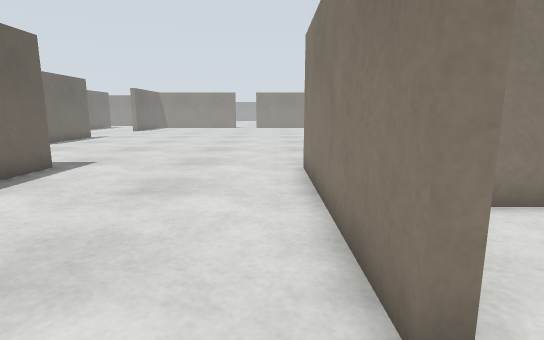
view 1 (above)

19 first-person views from a walk through a Gazebo world. The camera is 0.86 m above the floor, tilts 10° down and sees 80° across. The floor is counted in squares, 0.5 m on a side. Each view is taken from the middle of a square. On the plan, view 1 faces up. The plan holds only what a view shows up to about 16 squares ahead; the rest is blank. The place goes on beyond the plan.

view 2
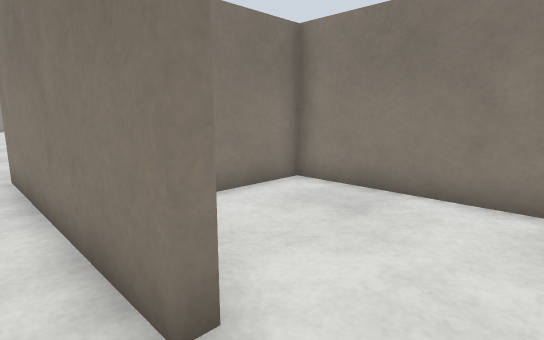

view 3
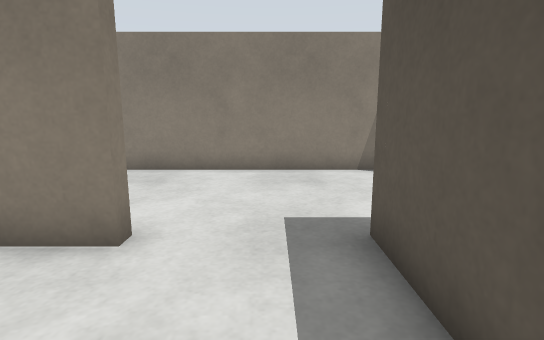

view 4
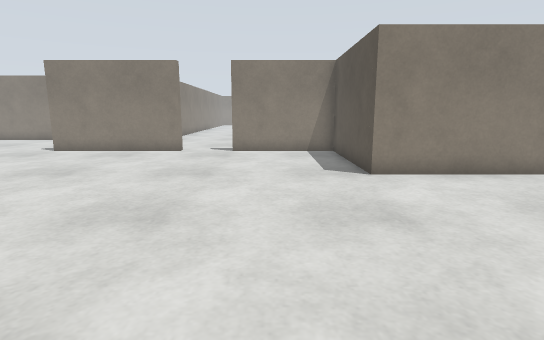

view 5
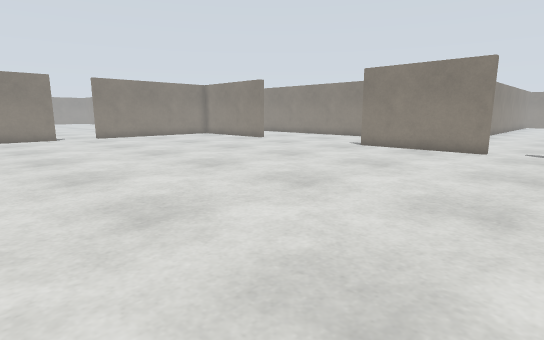

view 6
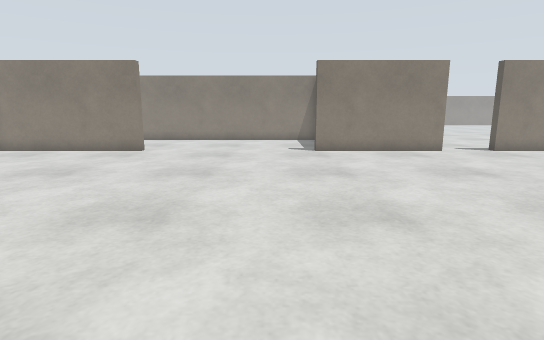

view 7
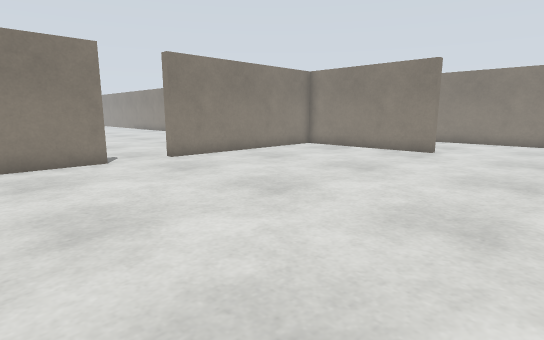

view 8
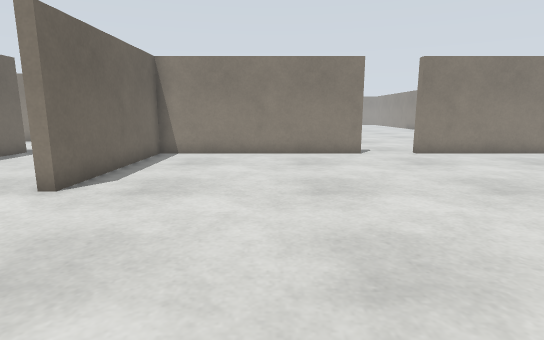

view 9
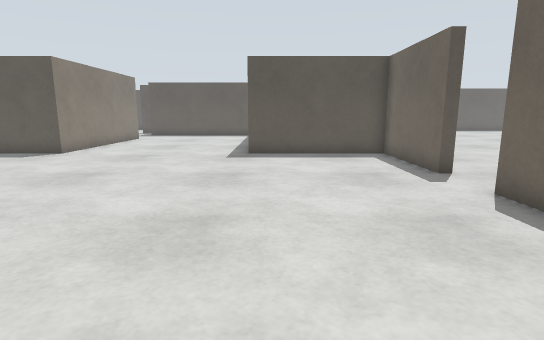

view 10
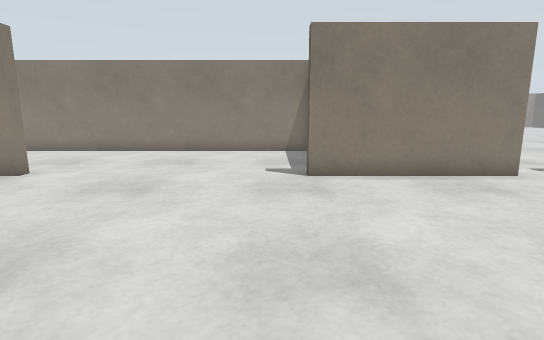

view 11
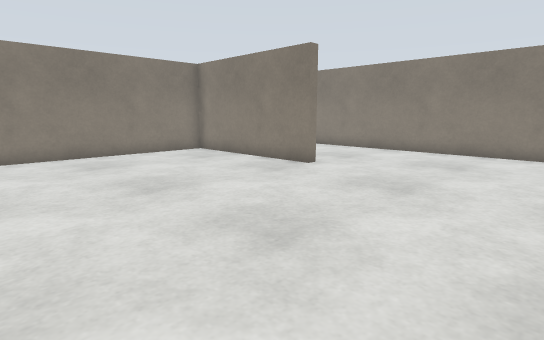

view 12
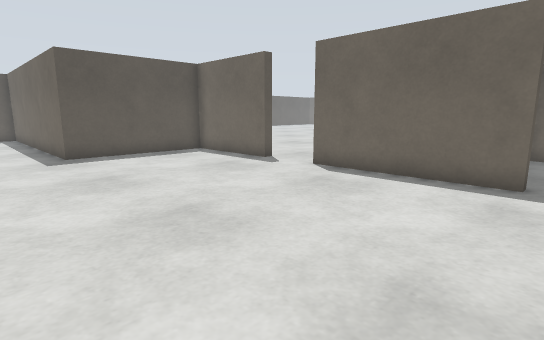

view 13
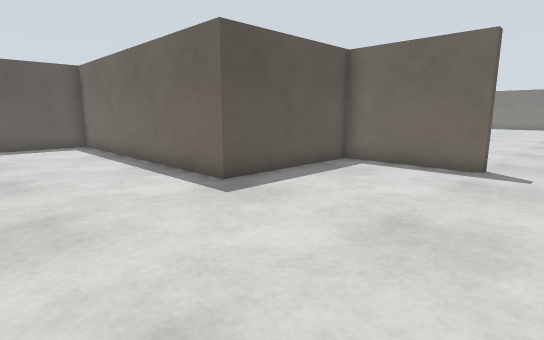

view 14
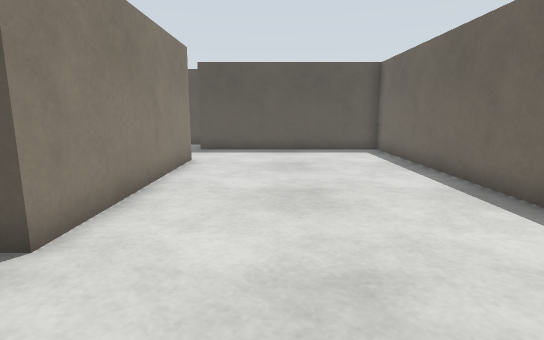

view 15
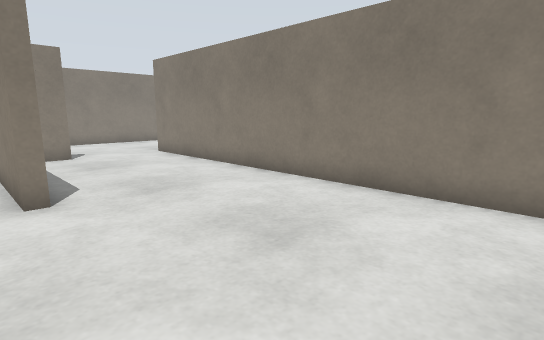

view 16
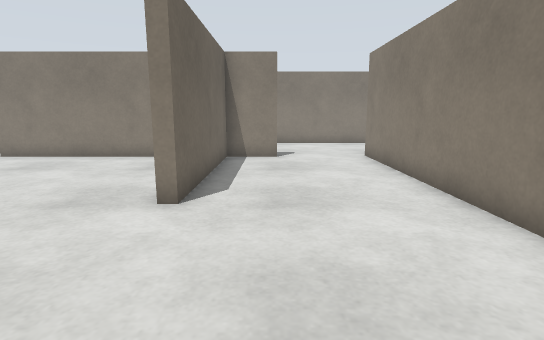

view 17
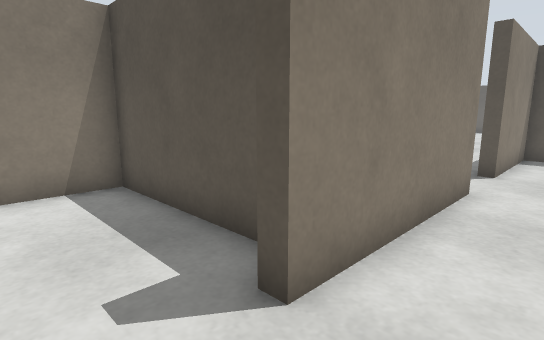

view 18
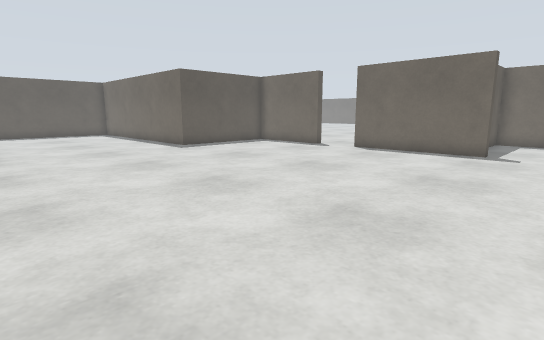

view 19
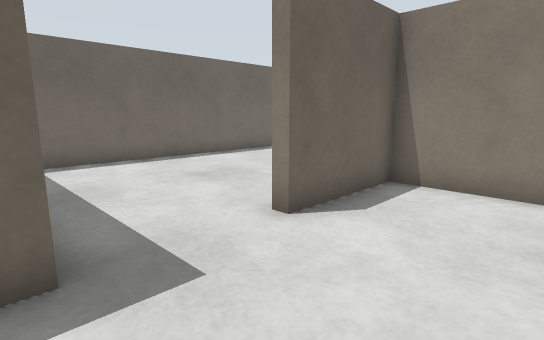

### Floor plan
Key: @ floor where view 1 was taken; # wall or solid block; . floor; B beige box.
Columns run from 13 left of view 1 to 13 right of it. Each row starts with its distance up from view 1.
 38 ##########.##########BB...#
 37 #...................#.....#
 36 #...................#.....#
 35 #...................#.....#
 34 #...................#.....#
 33 #...................#.....#
 32 #...................#.....#
 31 #.........................#
 30 ..........................#
 29 ..........................#
 28  .........................#
 27   ........................#
 26    .......................#
 25 ..........................#
 24 ..........................#
 23 #...................#.....#
 22 #...................#######
 21 #...................#
 20 #...................#
 19 #...................#
 18 #...................#
 17 #........................
 16 .........................
 15 #.......................
 14 #...................#  ..
 13 #...................#.  ..
 12 #...................#.   .
 11 #...................#.
 10 #######.......#BBBBB#.
  9       #.......#
  8       #.......#
  7       #.......#
  6       #.......#BBBBB#
  5       #.......#.....#
  4       #.......#.....#
  3       #.......#.....#
  2       #.............#
  1       #.............#
  0       #......@......#
 -1       ########B.....#
 -2             ##B.....#

Where each view was taken, in squares from view 1:
view 1: 0 up, 0 right, facing up
view 2: 0 up, 0 right, facing up-right
view 3: 0 up, 3 left, facing right
view 4: 13 up, 8 left, facing right
view 5: 14 up, 9 left, facing up-right
view 6: 25 up, 8 left, facing right
view 7: 26 up, 8 left, facing up-right
view 8: 24 up, 8 left, facing up
view 9: 24 up, 8 left, facing down
view 10: 24 up, 2 left, facing right
view 11: 24 up, 2 left, facing up-right
view 12: 24 up, 4 left, facing down-left
view 13: 17 up, 2 left, facing down-left
view 14: 14 up, 2 left, facing down
view 15: 24 up, 6 right, facing up-right
view 16: 25 up, 9 right, facing up
view 17: 25 up, 5 right, facing down-right
view 18: 26 up, 2 right, facing down-left
view 19: 2 down, 5 right, facing up-left
